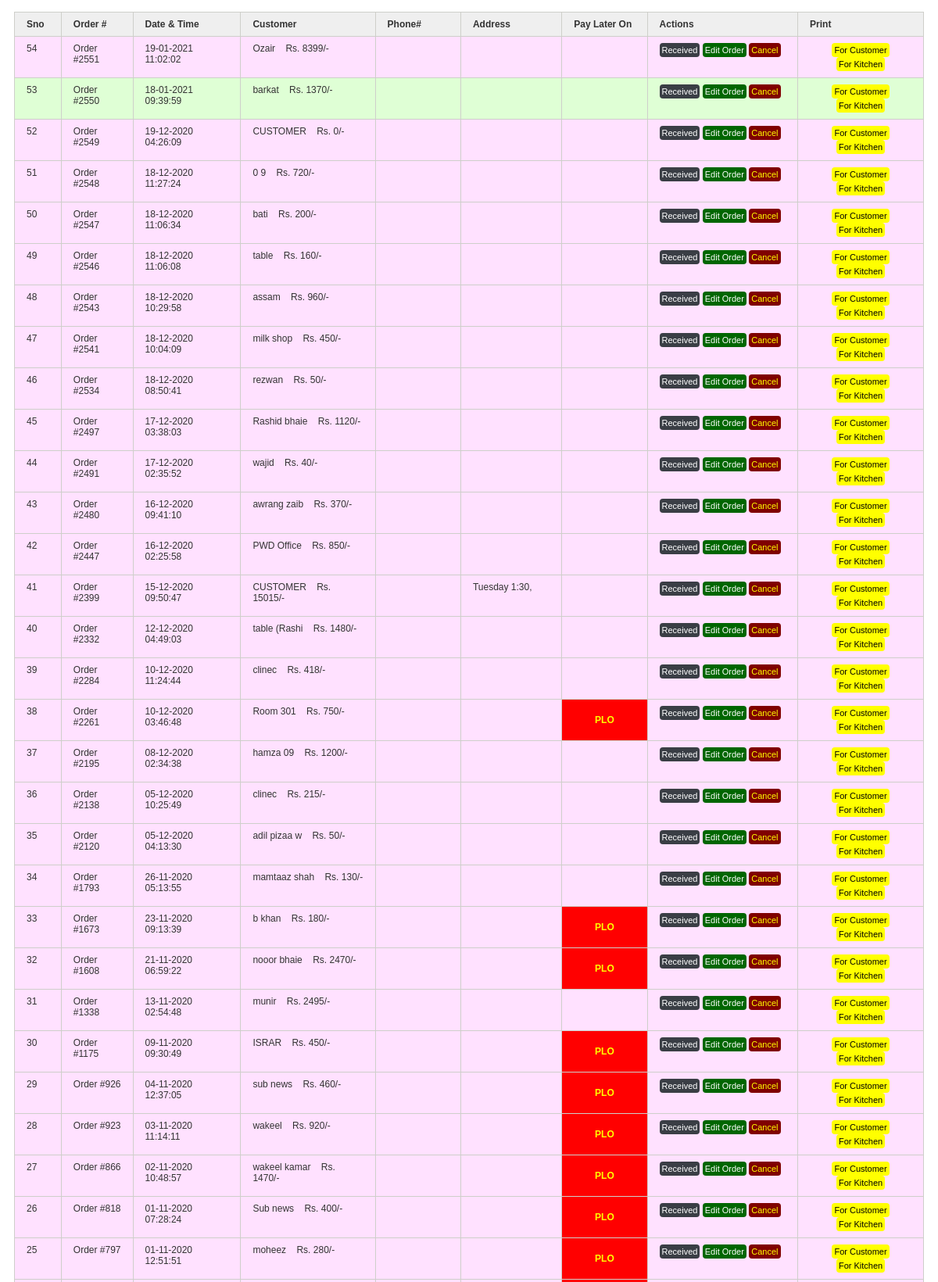
Page /detail_sub_orders_list.php (signed in, upper part) on the committed database.
### tables this page shows
CREATE TABLE `order_tab` (
  `order_id` int(11) NOT NULL,
  `customer_name` varchar(50) NOT NULL,
  `date_time` datetime NOT NULL,
  `phone` varchar(15) NOT NULL,
  `amount` int(11) NOT NULL,
  `service_charge` int(11) NOT NULL,
  `discount` int(11) NOT NULL,
  `orderno` varchar(50) NOT NULL,
  `status` int(1) NOT NULL DEFAULT '1',
  `comments` varchar(200) NOT NULL,
  `usr` varchar(30) NOT NULL,
  `amount_status` varchar(5) NOT NULL,
  `order_type` varchar(10) NOT NULL,
  `tax1` int(11) NOT NULL,
  `tax2` int(11) NOT NULL,
  `tax3` int(11) NOT NULL DEFAULT '0',
  `order_rec_date` datetime NOT NULL,
  `plo` int(11) NOT NULL DEFAULT '0'
);

### pos_header_list.php (the view, shortened to what this page needs)
<?php
include('Connections/cn.php');
$pendingOrders = "select * from order_tab where status = '1' ORDER BY ORDER_ID DESC";
$row = mysqli_query($cn, $pendingOrders) or die(mysqli_error($cn));
		$arrAuto=array();
		while($data= mysqli_fetch_assoc($row)){
			$arrAuto[] = $data;
		}
$noOfRec = count($arrAuto);
?>
<br>
<table border = '0' cellpadding='0' cellspacing = '0' width='97%' align="center" class='table-hover' style="font-size:12px;">
    <thead>
    <tr>
        <td width="34"  class="admin-tbHdRow1">Sno</td>
        <td width="84"  class="admin-tbHdRow1">Order #</td>
        <td width="158"  class="admin-tbHdRow1">Date & Time</td>
        <td width="203"  class="admin-tbHdRow1">Customer</td>
        <td width="108"  class="admin-tbHdRow1">Phone#</td>
        <td width="141"  class="admin-tbHdRow1">Address</td>
        <td width="120"  class="admin-tbHdRow1">Pay Later On </td>
		<td width="251"  class="admin-tbHdRow1">Actions</td>
        <td  class="admin-tbHdRow1 admin-tbHdRow3" width='178'>Print</td>
    </tr>
    </thead>
    <tbody>
    <?php
    foreach($arrAuto as $data){
	$bgcolor="";
		 if($data['amount_status']=='P')
		  $bgcolor="bgcolor='#FFE1FF'";
	  else
		  $bgcolor="bgcolor='#DFFFD5'";
        $ID = $data['order_id'];
        $qrysub = "select item,qty from sub_order_tab where order_id = '$ID'";
        $rowsub = mysqli_query($cn, $qrysub) or die(mysqli_error($cn));
        $arrsub=array();
        while($data1= mysqli_fetch_assoc($rowsub)){
                $arrsub[] = $data1;
        }
        $str='';
        foreach($arrsub as $sub){
                $str .= $sub['ITEM']." Qty (".$sub['QTY'].")\n";
        }
                $str .= $data['comments'];
    ?>
    <tr title='<?=$str?>' <?=$bgcolor?>>
        <td class="admin-tbRow1" valign="top"><?=$noOfRec;?><?php $noOfRec--; ?></td>
        <td class="admin-tbRow1" valign="top">Order #<?=$data['order_id']?></td>
        <td class="admin-tbRow1" valign="top"><?=date("d-m-Y H:i:s",strtotime($data['date_time']));?></td>
        <td class="admin-tbRow1" valign="top"><?=substr($data['customer_name'],0,12)?> &nbsp;&nbsp;&nbsp;Rs.
		<?=(($data['amount']+$data['service_charge'])- $data['discount'])?>/-</td>
        <td class="admin-tbRow1" valign="top"><?=$data['phone']?></td>
        <td class="admin-tbRow1" valign="top"><?=$data['comments']?></td>
        <td class="admin-tbRow1" valign="center" align="center" <?=$data['plo']=="1"  ? "style='background-color:red; color:yellow;'" : '' ?>>
		<?=$data['plo']=="1" ? "<b>PLO</b>" : ""?>
		</td>
        <td class="admin-tbRow1" valign="top">
        <input type='button' class='rcvdbtn' act = '<?=$ID?>' value='Received'>
		<input type='button' class='edtOrderbtn' act = '<?=$ID?>' value='Edit Order' onclick=" window.open('pos_activity_edit.php?url_id=<?=$ID?>', '_blank');">
        <input type='button' class='cancelbtn' act = '<?=$ID?>' value='Cancel'>		</td>
		<td class="admin-tbRow1 admin-tbRow2" valign="top" align="center">
		<input type='button' class='prntbtnC' act = '<?=$ID?>' value='For Customer'>
		<input type='button' class='prntbtnK' act = '<?=$ID?>' value='For Kitchen'>        </td>
    </tr>
    <?php
    }
    ?>
    </tbody>
   </table>

### css/styles.css (style rules this page uses)
body { margin:0; padding:0; font-family:Tahoma, Verdana, Arial, Helvetica, sans-serif; font-size:13px; color:#333333; }
.admin-tbHdRow1 { padding:8px 15px 8px 15px; font-weight:bold; background-color:#EFEFEF; border:1px solid #CECFCA; border-right:0px solid #CECFCA; }
.admin-tbHdRow3 { padding:8px 15px 8px 15px; font-weight:bold; background-color:#EFEFEF; border:1px solid #CECFCA; border-right:1px solid #CECFCA; }
.admin-tbRow1 { padding:8px 15px 8px 15px; border:1px solid #CECFCA; border-right:0px solid #CECFCA; border-top:0px solid #CECFCA; }
.admin-tbRow2 { padding:8px 15px 8px 15px; border:1px solid #CECFCA; border-top:0px solid #CECFCA; }

### pos_header_list.php (style rules this page uses)
.rcvdbtn { border-radius:4px; border:0px; cursor:pointer; background-color:#3a3e45; color:white; padding:3px; font-size:11px; }
.edtOrderbtn { border-radius:4px; border:0px; cursor:pointer; background-color:#006600; color:white; padding:3px; font-size:11px; }
.cancelbtn { border-radius:4px; border:0px; cursor:pointer; background-color:maroon; color:yellow; padding:3px; font-size:11px; }
.prntbtnK { border-radius:4px; border:0px; cursor:pointer; background-color:#FFFF00; color:black; padding:3px; font-size:11px; }
.prntbtnC { border-radius:4px; border:0px; cursor:pointer; background-color:#FFFF00; color:black; padding:3px; font-size:11px; }

### rows in the picture
order_tab: order_id "2551", date_time "19-01-2021 11:02:02", customer_name "Ozair", ($data['amount']+$data['service_charge'])- $data['discount'] "8399", plo 0 (drawn)
order_tab: order_id "2550", date_time "18-01-2021 09:39:59", customer_name "barkat", ($data['amount']+$data['service_charge'])- $data['discount'] "1370", plo 0 (drawn)
order_tab: order_id "2549", date_time "19-12-2020 04:26:09", customer_name "CUSTOMER", ($data['amount']+$data['service_charge'])- $data['discount'] "0", plo 0 (drawn)
order_tab: order_id "2548", date_time "18-12-2020 11:27:24", customer_name "0 9", ($data['amount']+$data['service_charge'])- $data['discount'] "720", plo 0 (drawn)
order_tab: order_id "2547", date_time "18-12-2020 11:06:34", customer_name "bati", ($data['amount']+$data['service_charge'])- $data['discount'] "200", plo 0 (drawn)
order_tab: order_id "2546", date_time "18-12-2020 11:06:08", customer_name "table", ($data['amount']+$data['service_charge'])- $data['discount'] "160", plo 0 (drawn)
order_tab: order_id "2543", date_time "18-12-2020 10:29:58", customer_name "assam", ($data['amount']+$data['service_charge'])- $data['discount'] "960", plo 0 (drawn)
order_tab: order_id "2541", date_time "18-12-2020 10:04:09", customer_name "milk shop", ($data['amount']+$data['service_charge'])- $data['discount'] "450", plo 0 (drawn)
order_tab: order_id "2534", date_time "18-12-2020 08:50:41", customer_name "rezwan", ($data['amount']+$data['service_charge'])- $data['discount'] "50", plo 0 (drawn)
order_tab: order_id "2497", date_time "17-12-2020 03:38:03", customer_name "Rashid bhaie", ($data['amount']+$data['service_charge'])- $data['discount'] "1120", plo 0 (drawn)
order_tab: order_id "2491", date_time "17-12-2020 02:35:52", customer_name "wajid", ($data['amount']+$data['service_charge'])- $data['discount'] "40", plo 0 (drawn)
order_tab: order_id "2480", date_time "16-12-2020 09:41:10", customer_name "awrang zaib", ($data['amount']+$data['service_charge'])- $data['discount'] "370", plo 0 (drawn)
order_tab: order_id "2447", date_time "16-12-2020 02:25:58", customer_name "PWD Office", ($data['amount']+$data['service_charge'])- $data['discount'] "850", plo 0 (drawn)
order_tab: order_id "2399", date_time "15-12-2020 09:50:47", customer_name "CUSTOMER", ($data['amount']+$data['service_charge'])- $data['discount'] "15015", comments "Tuesday 1:30,", plo 0 (drawn)
order_tab: order_id "2332", date_time "12-12-2020 04:49:03", customer_name "table (Rashi", ($data['amount']+$data['service_charge'])- $data['discount'] "1480", plo 0 (drawn)
order_tab: order_id "2284", date_time "10-12-2020 11:24:44", customer_name "clinec", ($data['amount']+$data['service_charge'])- $data['discount'] "418", plo 0 (drawn)
order_tab: order_id "2261", date_time "10-12-2020 03:46:48", customer_name "Room 301", ($data['amount']+$data['service_charge'])- $data['discount'] "750", plo "PLO"
order_tab: order_id "2195", date_time "08-12-2020 02:34:38", customer_name "hamza 09", ($data['amount']+$data['service_charge'])- $data['discount'] "1200", plo 0 (drawn)
order_tab: order_id "2138", date_time "05-12-2020 10:25:49", customer_name "clinec", ($data['amount']+$data['service_charge'])- $data['discount'] "215", plo 0 (drawn)
order_tab: order_id "2120", date_time "05-12-2020 04:13:30", customer_name "adil pizaa w", ($data['amount']+$data['service_charge'])- $data['discount'] "50", plo 0 (drawn)
order_tab: order_id "1793", date_time "26-11-2020 05:13:55", customer_name "mamtaaz shah", ($data['amount']+$data['service_charge'])- $data['discount'] "130", plo 0 (drawn)
order_tab: order_id "1673", date_time "23-11-2020 09:13:39", customer_name "b khan", ($data['amount']+$data['service_charge'])- $data['discount'] "180", plo "PLO"
order_tab: order_id "1608", date_time "21-11-2020 06:59:22", customer_name "nooor bhaie", ($data['amount']+$data['service_charge'])- $data['discount'] "2470", plo "PLO"
order_tab: order_id "1338", date_time "13-11-2020 02:54:48", customer_name "munir", ($data['amount']+$data['service_charge'])- $data['discount'] "2495", plo 0 (drawn)
order_tab: order_id "1175", date_time "09-11-2020 09:30:49", customer_name "ISRAR", ($data['amount']+$data['service_charge'])- $data['discount'] "450", plo "PLO"
order_tab: order_id "926", date_time "04-11-2020 12:37:05", customer_name "sub news", ($data['amount']+$data['service_charge'])- $data['discount'] "460", plo "PLO"
order_tab: order_id "923", date_time "03-11-2020 11:14:11", customer_name "wakeel", ($data['amount']+$data['service_charge'])- $data['discount'] "920", plo "PLO"
order_tab: order_id "866", date_time "02-11-2020 10:48:57", customer_name "wakeel kamar", ($data['amount']+$data['service_charge'])- $data['discount'] "1470", plo "PLO"
order_tab: order_id "818", date_time "01-11-2020 07:28:24", customer_name "Sub news", ($data['amount']+$data['service_charge'])- $data['discount'] "400", plo "PLO"
order_tab: order_id "797", date_time "01-11-2020 12:51:51", customer_name "moheez", ($data['amount']+$data['service_charge'])- $data['discount'] "280", plo "PLO"
